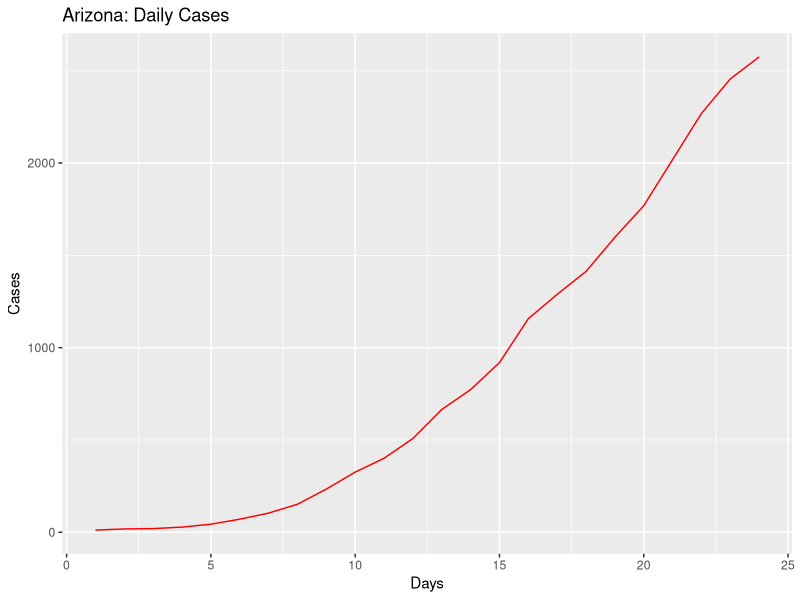
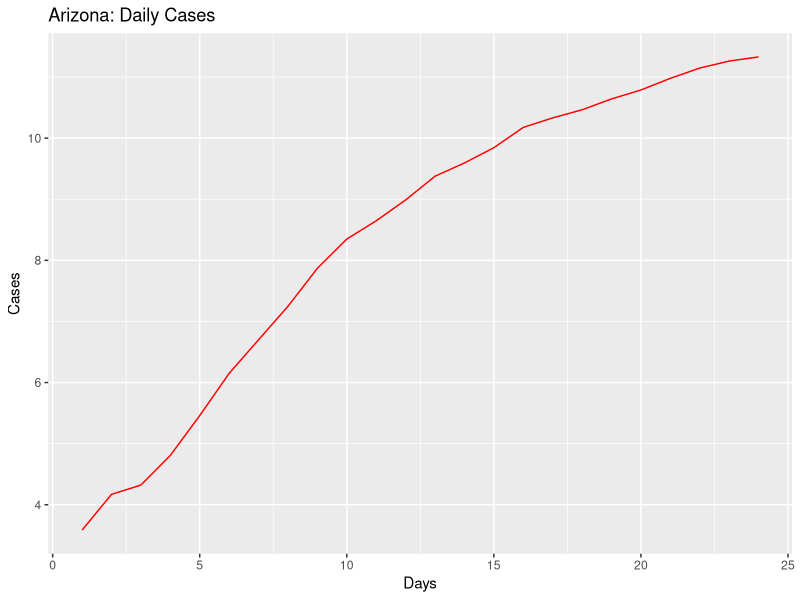
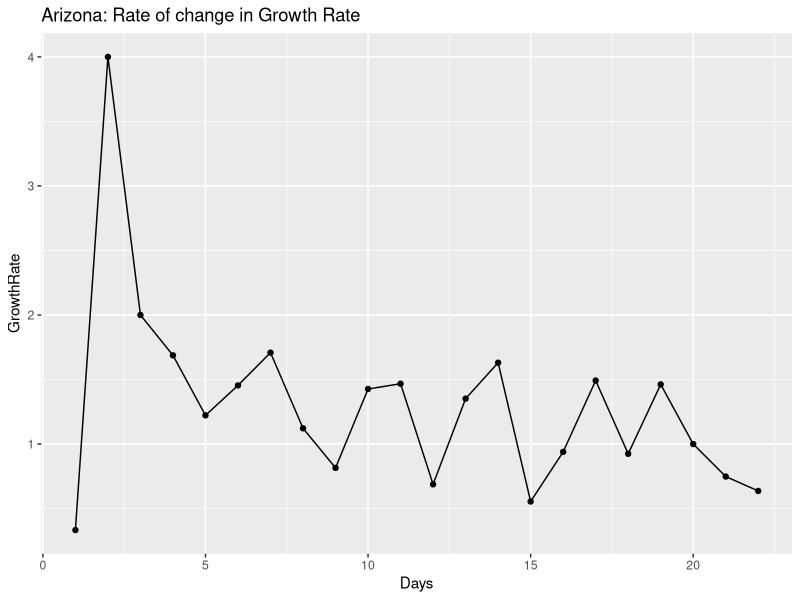
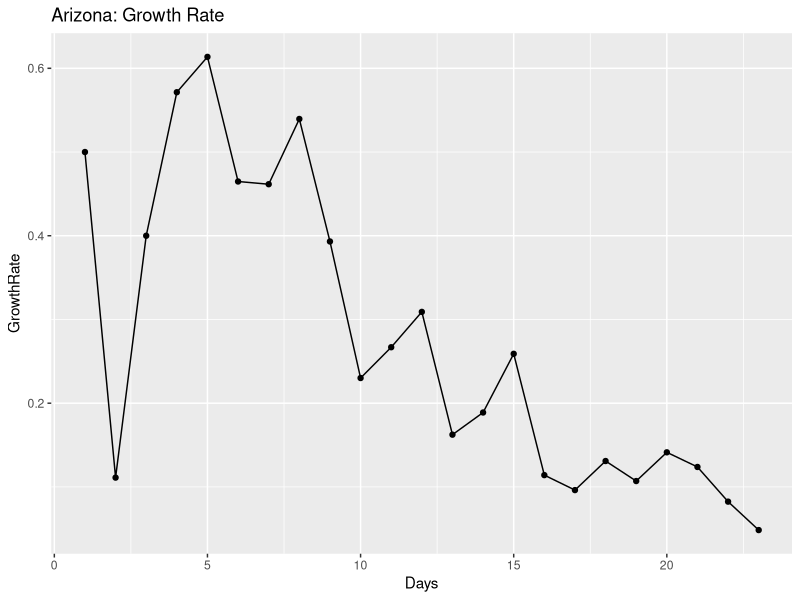
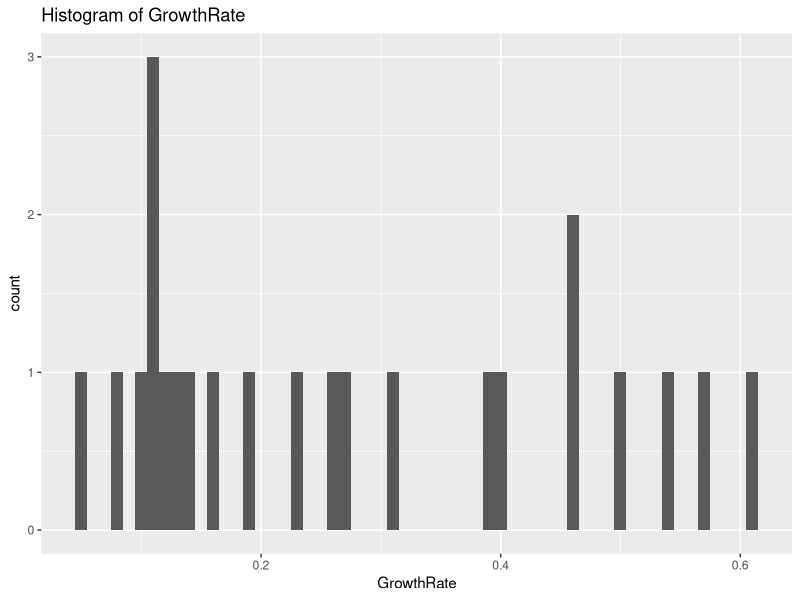
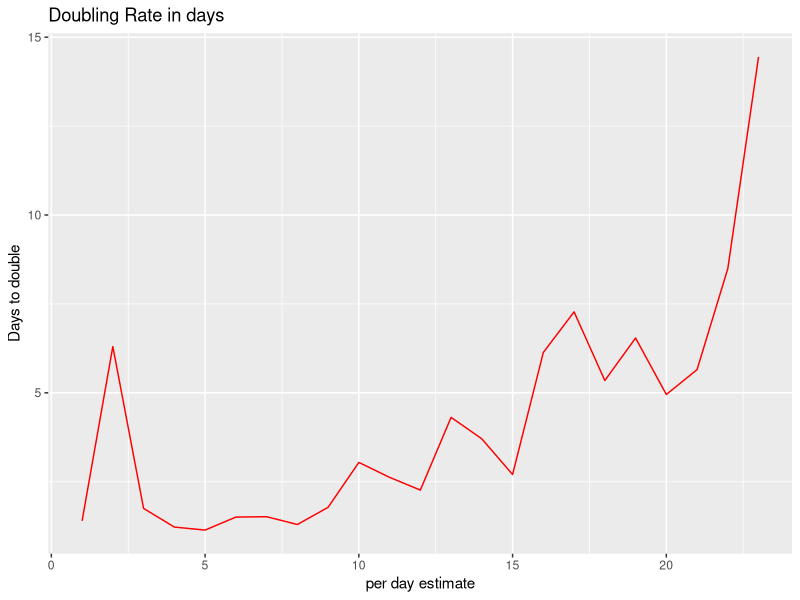
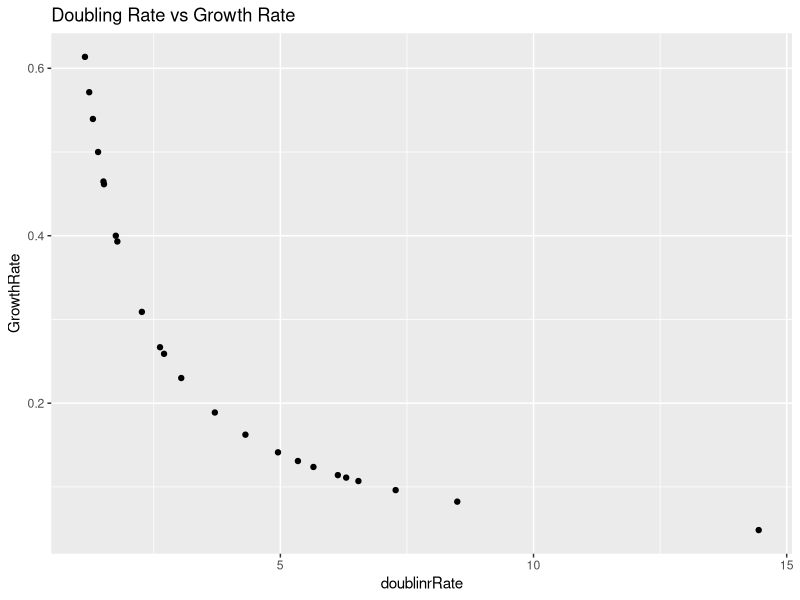
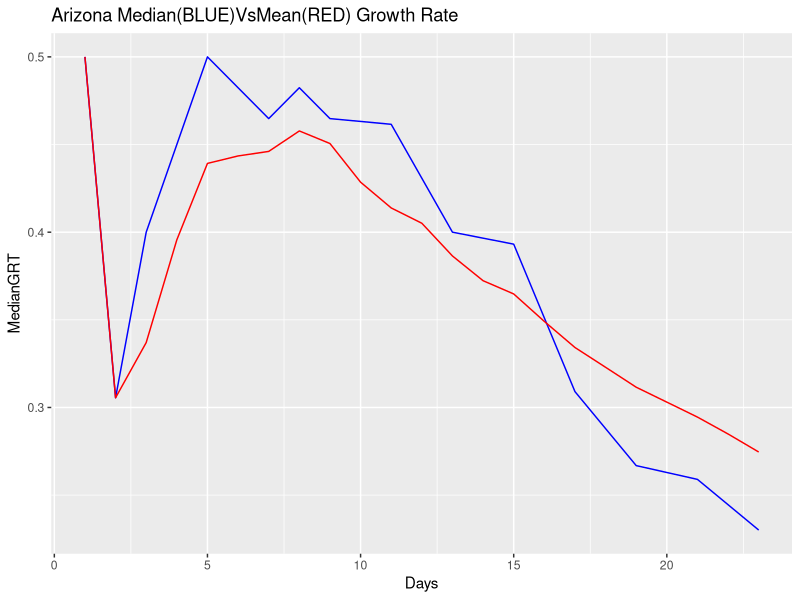

Recreate these plots in R, in order.
## ---- chunk 1
knitr::opts_chunk$set(echo = TRUE)
## ---- chunk 2
library(ggplot2)
library(gridExtra)
library(dplyr)

coronaGrowth <- function(absoluteNumbers){
  growthfactor <- NULL
  absgrowth <- NULL
  for(i in 1:length(absoluteNumbers))
  {
    #print((absoluteNumbers[i]-absoluteNumbers[i+1]/absoluteNumbers[i+1])/absoluteNumbers[i+1])
    growthfactor[i] <- ((absoluteNumbers[i]-absoluteNumbers[i+1]))/(absoluteNumbers[i+1]-absoluteNumbers[i+2])  
    #growthfactor[i] <- ((absoluteNumbers[i]-absoluteNumbers[i+1]))/(absolutenumbers[i])
  }
  
  return (rev(growthfactor))
}

DailyGrowthRate <- function(absoluteNumbers)
{
  growthfactor <- NULL
  absgrowth <- NULL
  for(i in 1:length(absoluteNumbers))
  {
    #print((absoluteNumbers[i]-absoluteNumbers[i+1]/absoluteNumbers[i+1])/absoluteNumbers[i+1])
    growthfactor[i] <- ((absoluteNumbers[i]/absoluteNumbers[i+1]))-1 
    #growthfactor[i] <- ((absoluteNumbers[i]-absoluteNumbers[i+1]))/(absolutenumbers[i])
  }
  
  return (rev(growthfactor))  
}

DoublingRate <- function(absoluteNumbers)
{
  doublingrRate <- NULL
  cumsum <- NULL
  for(i in 1:length(absoluteNumbers))
  {
    
    doublingrRate[i] <- (70/(absoluteNumbers[i]*100))
    
  }
  return ((doublingrRate))  
}

#Calculate the mean and median growth rate:
MeanMediangrowthrate <- function(dataTrend1)
{
  MeanGRTrend <- NULL
  MedianGRTrend <- NULL
  
  for(i in 1:length(dataTrend1$GrowthRate))
  {
    MedianGRTrend[i] <- median(dataTrend1[1:i,"GrowthRate"])
    MeanGRTrend[i] <- mean(dataTrend1[1:i,"GrowthRate"])
  }
  
  dataTrend1$MedianGRT = MedianGRTrend
  dataTrend1$MeanGRT = MeanGRTrend
  
  return(dataTrend1)

}

## ---- chunk 3
#Arizona

absolutenumbers <- c(2575,2456,2269,2019,1769,1598,1413,1289,1157,919,773,665,508,401,326,234,152,104,71,44,28,20,18,12)


#America
#absolutenumbers <- c(101.7*1000,83.8*1000,65.8*1000,53.7*1000,43.8*1000,33.3*1000,25*1000,19*1000,13.7*1000,7.8*1000,6.4*1000,4.6*1000,3.5*1000,2.7*1000)
## ---- chunk 4
growthrate <- na.exclude(coronaGrowth(absolutenumbers))
days <- seq(1:length(growthrate))
dataTrend <- data.frame(GrowthRate = growthrate,Days = days)
print(dataTrend)
p1 <- ggplot(data=dataTrend, aes(x=Days, y=GrowthRate, group=1)) +ggtitle("Arizona: Rate of change in Growth Rate")+
  geom_line()+
  geom_point()

print(dataTrend)
#print(dataTrend1)




growthrate1 <- na.exclude(DailyGrowthRate(absolutenumbers))
doublingrate1 <- na.exclude(DoublingRate(growthrate1))
days1 <- seq(1:length(growthrate1))
dataTrend1 <- data.frame(GrowthRate = growthrate1,Days = days1,doublinrRate = doublingrate1)
print(dataTrend1)
multiplier <- tail(dataTrend1, n = 1)
pred_val <- (head(absolutenumbers, n = 1)*multiplier[,"GrowthRate"])+head(absolutenumbers, n = 1)

p2 <- ggplot(data=dataTrend1, aes(x=Days, y=GrowthRate, group=1)) +ggtitle("Arizona: Growth Rate")+
  geom_line()+
  geom_point()

days <- seq(1:length(absolutenumbers))
growthrate <- append(growthrate, c(1,1),after = 0)
dataOriginal <- data.frame(Cases = rev(absolutenumbers), Days = days)
p3<- ggplot() +geom_line(data=dataOriginal, aes(x=Days, y=Cases,),color = "Red")+labs(title="Arizona: Daily Cases", y="Cases", x="Days")

p3_log<- ggplot() +geom_line(data=dataOriginal, aes(x=Days, y=log2(Cases)),color = "Red")+labs(title="Arizona: Daily Cases", y="Cases", x="Days")+
  #geom_line(data=dataOriginal, aes(x=Days+1, y=Prediction),color = "Blue")
  geom_point()



# Analyze growth rate to get interval of values
summary(dataTrend1$GrowthRate)
dataTrend1%>%select("GrowthRate")%>%summarise(meanGR = mean(GrowthRate), medianGR = median(GrowthRate), sdGR = sd(GrowthRate))
p4 <- ggplot(data = dataTrend1, aes(x = GrowthRate))+ggtitle("Histogram of GrowthRate")+geom_histogram(binwidth = 0.01)


#Analyze the doubling rate
p5<- ggplot() +geom_line(data=dataTrend1, aes(x=Days, y=doublinrRate),color = "Red")+labs(title="Doubling Rate in days", y="Days to double", x ="per day estimate")+
  #geom_line(data=dataOriginal, aes(x=Days+1, y=Prediction),color = "Blue")
  geom_point()

#Scatter plor of Growthrate versus Doubling Rate
p6 <- ggplot()+geom_point(data = dataTrend1, aes(x = doublinrRate, y = GrowthRate))+labs(title = "Doubling Rate vs Growth Rate")

dataTrend1 <- MeanMediangrowthrate(dataTrend1 = dataTrend1)

#Median growth rate trend 
#Median growth rate trend 
p7 <- ggplot()+geom_line(data = dataTrend1, aes(x = Days, y = MedianGRT),color = "Blue")+labs(title = "Arizona Median(BLUE)VsMean(RED) Growth Rate")+geom_line(data=dataTrend1, aes(x=Days , y=MeanGRT),color = "Red")
#Confidence Interval for mean population GrowthRate:
meanGR = mean(dataTrend1$GrowthRate)
sdGR = sd(dataTrend1$GrowthRate)

uppperlimitGR= meanGR+sdGR
lowerlimitGR = meanGR-sdGR

#Predictions based on: Current Growth Rate, MeanGrowth Rate, Upper GrowthRate, Lower GrowthRate
pred_val_Current <- (head(absolutenumbers, n = 1)*multiplier[,"GrowthRate"])+head(absolutenumbers, n = 1)
pred_val_MeanGR <- (head(absolutenumbers, n = 1)*meanGR)+head(absolutenumbers, n = 1)
pred_val_upperGR <- (head(absolutenumbers, n = 1)*uppperlimitGR)+head(absolutenumbers, n = 1)
pred_val_lowerGR <- (head(absolutenumbers, n = 1)*lowerlimitGR)+head(absolutenumbers, n = 1)

print("Current GR:")
print(multiplier[,"GrowthRate"])
print(pred_val_Current)

print("Mean GR:")
print(meanGR)
print(pred_val_MeanGR)

print("Upperlimit GR:")
print(uppperlimitGR)
print(pred_val_upperGR)

print("Lowerlimit GR:")
print(lowerlimitGR)
print(pred_val_lowerGR)

#Doubling rate:-
DRCurrent <- round(70/(meanGR*100),digits = 0)
DRMedian <- round(70/(median(dataTrend1$GrowthRate)*100),digits = 0)
latestDRCurrent <- round(tail(dataTrend1$doublinrRate,n=1),digits = 0)

## ---- chunk 5
#grid.arrange(p3,p3_log,p1,p2,p4,p5,p6,nrow = 4, ncol = 2)
print(p3)
print(p3_log)
print(p1)
print(p2)
print(p4)
print(p5)
print(p6)
print(p7)
## ---- chunk 6
library(ggplot2)
library(gridExtra)
library(dplyr)

coronaGrowth <- function(absoluteNumbers){
  growthfactor <- NULL
  absgrowth <- NULL
  for(i in 1:length(absoluteNumbers))
  {
    #print((absoluteNumbers[i]-absoluteNumbers[i+1]/absoluteNumbers[i+1])/absoluteNumbers[i+1])
    growthfactor[i] <- ((absoluteNumbers[i]-absoluteNumbers[i+1]))/(absoluteNumbers[i+1]-absoluteNumbers[i+2])  
    #growthfactor[i] <- ((absoluteNumbers[i]-absoluteNumbers[i+1]))/(absolutenumbers[i])
  }
  
  return (rev(growthfactor))
}

DailyGrowthRate <- function(absoluteNumbers)
{
  growthfactor <- NULL
  absgrowth <- NULL
  for(i in 1:length(absoluteNumbers))
  {
    #print((absoluteNumbers[i]-absoluteNumbers[i+1]/absoluteNumbers[i+1])/absoluteNumbers[i+1])
    growthfactor[i] <- ((absoluteNumbers[i]/absoluteNumbers[i+1]))-1 
    #growthfactor[i] <- ((absoluteNumbers[i]-absoluteNumbers[i+1]))/(absolutenumbers[i])
  }
  
  return (rev(growthfactor))  
}

DoublingRate <- function(absoluteNumbers)
{
  doublingrRate <- NULL
  cumsum <- NULL
  for(i in 1:length(absoluteNumbers))
  {
    
    doublingrRate[i] <- (70/(absoluteNumbers[i]*100))
    
  }
  return ((doublingrRate))  
}

#Calculate the mean and median growth rate:
MeanMediangrowthrate <- function(dataTrend1)
{
  MeanGRTrend <- NULL
  MedianGRTrend <- NULL
  
  for(i in 1:length(dataTrend1$GrowthRate))
  {
    MedianGRTrend[i] <- median(dataTrend1[1:i,"GrowthRate"])
    MeanGRTrend[i] <- mean(dataTrend1[1:i,"GrowthRate"])
  }
  
  dataTrend1$MedianGRT = MedianGRTrend
  dataTrend1$MeanGRT = MeanGRTrend
  
  return(dataTrend1)

}

## ---- chunk 7
#Arizona
#absolutenumbers <- c(773,665,508,401,326,234,152,104,71,44,28,20,18,12)

#America

absolutenumbers <- c(386.571*1000,355.834*1000,327.871*1000,300.432*1000,265.506*1000,235.281*1000,205.035*1000,176.518*1000,145.369*1000,133.094*1000,123.578*1000,101.7*1000,83.8*1000,65.8*1000,53.7*1000,43.8*1000,33.3*1000,25*1000,19*1000,13.7*1000,7.8*1000,6.4*1000,4.6*1000,3.5*1000,2.7*1000)

## ---- chunk 8
growthrate <- na.exclude(coronaGrowth(absolutenumbers))
days <- seq(1:length(growthrate))
dataTrend <- data.frame(GrowthRate = growthrate,Days = days)
print(dataTrend)
p1 <- ggplot(data=dataTrend, aes(x=Days, y=GrowthRate, group=1)) +ggtitle("US: Rate of change in Growth Rate")+
  geom_line()+
  geom_point()

print(dataTrend)
#print(dataTrend1)




growthrate1 <- na.exclude(DailyGrowthRate(absolutenumbers))
doublingrate1 <- na.exclude(DoublingRate(growthrate1))
days1 <- seq(1:length(growthrate1))
dataTrend1 <- data.frame(GrowthRate = growthrate1,Days = days1,doublinrRate = doublingrate1)
print(dataTrend1)
multiplier <- tail(dataTrend1, n = 1)
pred_val <- (head(absolutenumbers, n = 1)*multiplier[,"GrowthRate"])+head(absolutenumbers, n = 1)

p2 <- ggplot(data=dataTrend1, aes(x=Days, y=GrowthRate, group=1)) +ggtitle("US: Growth Rate")+
  geom_line()+
  geom_point()

days <- seq(1:length(absolutenumbers))
growthrate <- append(growthrate, c(1,1),after = 0)
dataOriginal <- data.frame(Cases = rev(absolutenumbers), Days = days)
p3<- ggplot() +geom_line(data=dataOriginal, aes(x=Days, y=Cases,),color = "Red")+labs(title="US: Daily Cases", y="Cases", x="Days")

p3_log<- ggplot() +geom_line(data=dataOriginal, aes(x=Days, y=log2(Cases)),color = "Red")+labs(title="US: Daily Cases", y="Cases", x="Days")+
  #geom_line(data=dataOriginal, aes(x=Days+1, y=Prediction),color = "Blue")
  geom_point()



# Analyze growth rate to get interval of values
summary(dataTrend1$GrowthRate)
dataTrend1%>%select("GrowthRate")%>%summarise(meanGR = mean(GrowthRate), medianGR = median(GrowthRate), sdGR = sd(GrowthRate))
p4 <- ggplot(data = dataTrend1, aes(x = GrowthRate))+ggtitle("Histogram of GrowthRate")+geom_histogram(binwidth = 0.01)


#Analyze the doubling rate
p5<- ggplot() +geom_line(data=dataTrend1, aes(x=Days, y=doublinrRate),color = "Red")+labs(title="Doubling Rate in days", y="Days to double", x ="per day estimate")+
  #geom_line(data=dataOriginal, aes(x=Days+1, y=Prediction),color = "Blue")
  geom_point()

#Scatter plor of Growthrate versus Doubling Rate
p6 <- ggplot()+geom_point(data = dataTrend1, aes(x = doublinrRate, y = GrowthRate))+labs(title = "Doubling Rate vs Growth Rate")

dataTrend1 <- MeanMediangrowthrate(dataTrend1 = dataTrend1)


#Median growth rate trend 
#Median growth rate trend 
p7 <- ggplot()+geom_line(data = dataTrend1, aes(x = Days, y = MedianGRT),color = "Blue")+labs(title = "US Median(BLUE)VsMean(RED) Growth Rate")+geom_line(data=dataTrend1, aes(x=Days , y=MeanGRT),color = "Red")

#Confidence Interval for mean population GrowthRate:
meanGR = mean(dataTrend1$GrowthRate)
sdGR = sd(dataTrend1$GrowthRate)

uppperlimitGR= meanGR+sdGR
lowerlimitGR = meanGR-sdGR

#Predictions based on: Current Growth Rate, MeanGrowth Rate, Upper GrowthRate, Lower GrowthRate
pred_val_Current <- (head(absolutenumbers, n = 1)*multiplier[,"GrowthRate"])+head(absolutenumbers, n = 1)
pred_val_MeanGR <- (head(absolutenumbers, n = 1)*meanGR)+head(absolutenumbers, n = 1)
pred_val_upperGR <- (head(absolutenumbers, n = 1)*uppperlimitGR)+head(absolutenumbers, n = 1)
pred_val_lowerGR <- (head(absolutenumbers, n = 1)*lowerlimitGR)+head(absolutenumbers, n = 1)

print("Current GR:")
print(multiplier[,"GrowthRate"])
print(pred_val_Current)

print("Mean GR:")
print(meanGR)
print(pred_val_MeanGR)

print("Upperlimit GR:")
print(uppperlimitGR)
print(pred_val_upperGR)

print("Lowerlimit GR:")
print(lowerlimitGR)
print(pred_val_lowerGR)

#Doubling rate:-
DRCurrent <- round(70/(meanGR*100),digits = 0)
DRMedian <- round(70/(median(dataTrend1$GrowthRate)*100),digits = 0)
latestDRCurrent <- round(tail(dataTrend1$doublinrRate,n=1),digits = 0)

## ---- chunk 9
#grid.arrange(p3,p3_log,p1,p2,p4,p5,p6,nrow = 4, ncol = 2)
print(p3)
print(p3_log)
print(p1)
print(p2)
print(p4)
print(p5)
print(p6)
print(p7)
## ---- chunk 10
library(ggplot2)
library(gridExtra)
library(dplyr)

coronaGrowth <- function(absoluteNumbers){
  growthfactor <- NULL
  absgrowth <- NULL
  for(i in 1:length(absoluteNumbers))
  {
    #print((absoluteNumbers[i]-absoluteNumbers[i+1]/absoluteNumbers[i+1])/absoluteNumbers[i+1])
    growthfactor[i] <- ((absoluteNumbers[i]-absoluteNumbers[i+1]))/(absoluteNumbers[i+1]-absoluteNumbers[i+2])  
    #growthfactor[i] <- ((absoluteNumbers[i]-absoluteNumbers[i+1]))/(absolutenumbers[i])
  }
  
  return (rev(growthfactor))
}

DailyGrowthRate <- function(absoluteNumbers)
{
  growthfactor <- NULL
  absgrowth <- NULL
  for(i in 1:length(absoluteNumbers))
  {
    #print((absoluteNumbers[i]-absoluteNumbers[i+1]/absoluteNumbers[i+1])/absoluteNumbers[i+1])
    growthfactor[i] <- ((absoluteNumbers[i]/absoluteNumbers[i+1]))-1 
    #growthfactor[i] <- ((absoluteNumbers[i]-absoluteNumbers[i+1]))/(absolutenumbers[i])
  }
  
  return (rev(growthfactor))  
}

DoublingRate <- function(absoluteNumbers)
{
  doublingrRate <- NULL
  cumsum <- NULL
  for(i in 1:length(absoluteNumbers))
  {
    
    doublingrRate[i] <- (70/(absoluteNumbers[i]*100))
    
  }
  return ((doublingrRate))  
}

#Calculate the mean and median growth rate:
MeanMediangrowthrate <- function(dataTrend1)
{
  MeanGRTrend <- NULL
  MedianGRTrend <- NULL
  
  for(i in 1:length(dataTrend1$GrowthRate))
  {
    MedianGRTrend[i] <- median(dataTrend1[1:i,"GrowthRate"])
    MeanGRTrend[i] <- mean(dataTrend1[1:i,"GrowthRate"])
  }
  
  dataTrend1$MedianGRT = MedianGRTrend
  dataTrend1$MeanGRT = MeanGRTrend
  
  return(dataTrend1)

}

## ---- chunk 11
#Arizona
#absolutenumbers <- c(773,665,508,401,326,234,152,104,71,44,28,20,18,12)

#America
absolutenumbers <- c(5311,4778,3588,3082,2567,2341,1637,1397,1251,1071,1024,987,887,727,657,536,499,396,332,249,194,169,143,129,114,100,82,74,62,62,47,40,34,31,30,29,7,6,3,3,3,3,3,3,3,3,3,3,3,3,3,3,3)

## ---- chunk 12
growthrate <- na.exclude(coronaGrowth(absolutenumbers))
days <- seq(1:length(growthrate))
dataTrend <- data.frame(GrowthRate = growthrate,Days = days)
print(dataTrend)
p1 <- ggplot(data=dataTrend, aes(x=Days, y=GrowthRate, group=1)) +ggtitle("US: Rate of change in Growth Rate")+
  geom_line()+
  geom_point()

print(dataTrend)
#print(dataTrend1)




growthrate1 <- na.exclude(DailyGrowthRate(absolutenumbers))
doublingrate1 <- na.exclude(DoublingRate(growthrate1))
days1 <- seq(1:length(growthrate1))
dataTrend1 <- data.frame(GrowthRate = growthrate1,Days = days1,doublinrRate = doublingrate1)
print(dataTrend1)
multiplier <- tail(dataTrend1, n = 1)
pred_val <- (head(absolutenumbers, n = 1)*multiplier[,"GrowthRate"])+head(absolutenumbers, n = 1)

p2 <- ggplot(data=dataTrend1, aes(x=Days, y=GrowthRate, group=1)) +ggtitle("India: Growth Rate")+
  geom_line()+
  geom_point()

days <- seq(1:length(absolutenumbers))
growthrate <- append(growthrate, c(1,1),after = 0)
dataOriginal <- data.frame(Cases = rev(absolutenumbers), Days = days)
p3<- ggplot() +geom_line(data=dataOriginal, aes(x=Days, y=Cases,),color = "Red")+labs(title="India: Daily Cases", y="Cases", x="Days")

p3_log<- ggplot() +geom_line(data=dataOriginal, aes(x=Days, y=log2(Cases)),color = "Red")+labs(title="India: Daily Cases", y="Cases", x="Days")+
  #geom_line(data=dataOriginal, aes(x=Days+1, y=Prediction),color = "Blue")
  geom_point()



# Analyze growth rate to get interval of values
summary(dataTrend1$GrowthRate)
dataTrend1%>%select("GrowthRate")%>%summarise(meanGR = mean(GrowthRate), medianGR = median(GrowthRate), sdGR = sd(GrowthRate))
p4 <- ggplot(data = dataTrend1, aes(x = GrowthRate))+ggtitle("Histogram of GrowthRate")+geom_histogram(binwidth = 0.01)


#Analyze the doubling rate
p5<- ggplot() +geom_line(data=dataTrend1, aes(x=Days, y=doublinrRate),color = "Red")+labs(title="Doubling Rate in days", y="Days to double", x ="per day estimate")+
  #geom_line(data=dataOriginal, aes(x=Days+1, y=Prediction),color = "Blue")
  geom_point()

#Scatter plor of Growthrate versus Doubling Rate
p6 <- ggplot()+geom_point(data = dataTrend1, aes(x = doublinrRate, y = GrowthRate))+labs(title = "Doubling Rate vs Growth Rate")

dataTrend1 <- MeanMediangrowthrate(dataTrend1 = dataTrend1)


#Median growth rate trend 
p7 <- ggplot()+geom_line(data = dataTrend1, aes(x = Days, y = MedianGRT),color = "Blue")+labs(title = "India Median(BLUE)VsMean(RED) Growth Rate")+geom_line(data=dataTrend1, aes(x=Days , y=MeanGRT),color = "Red")



#Confidence Interval for mean population GrowthRate:
meanGR = mean(dataTrend1$GrowthRate)
sdGR = sd(dataTrend1$GrowthRate)

uppperlimitGR= meanGR+sdGR
lowerlimitGR = meanGR-sdGR

#Predictions based on: Current Growth Rate, MeanGrowth Rate, Upper GrowthRate, Lower GrowthRate
pred_val_Current <- (head(absolutenumbers, n = 1)*multiplier[,"GrowthRate"])+head(absolutenumbers, n = 1)
pred_val_MeanGR <- (head(absolutenumbers, n = 1)*meanGR)+head(absolutenumbers, n = 1)
pred_val_upperGR <- (head(absolutenumbers, n = 1)*uppperlimitGR)+head(absolutenumbers, n = 1)
pred_val_lowerGR <- (head(absolutenumbers, n = 1)*lowerlimitGR)+head(absolutenumbers, n = 1)

print("Current GR:")
print(multiplier[,"GrowthRate"])
print(pred_val_Current)

print("Mean GR:")
print(meanGR)
print(pred_val_MeanGR)

print("Upperlimit GR:")
print(uppperlimitGR)
print(pred_val_upperGR)

print("Lowerlimit GR:")
print(lowerlimitGR)
print(pred_val_lowerGR)

#Doubling rate:-
DRCurrent <- round(70/(meanGR*100),digits = 0)
DRMedian <- round(70/(median(dataTrend1$GrowthRate)*100),digits = 0)
latestDRCurrent <- round(tail(dataTrend1$doublinrRate,n=1),digits = 0)

## ---- chunk 13
#grid.arrange(p3,p3_log,p1,p2,p4,p5,p6,nrow = 4, ncol = 2)
print(p3)
print(p3_log)
print(p1)
print(p2)
print(p4)
print(p5)
print(p6)
print(p7)
